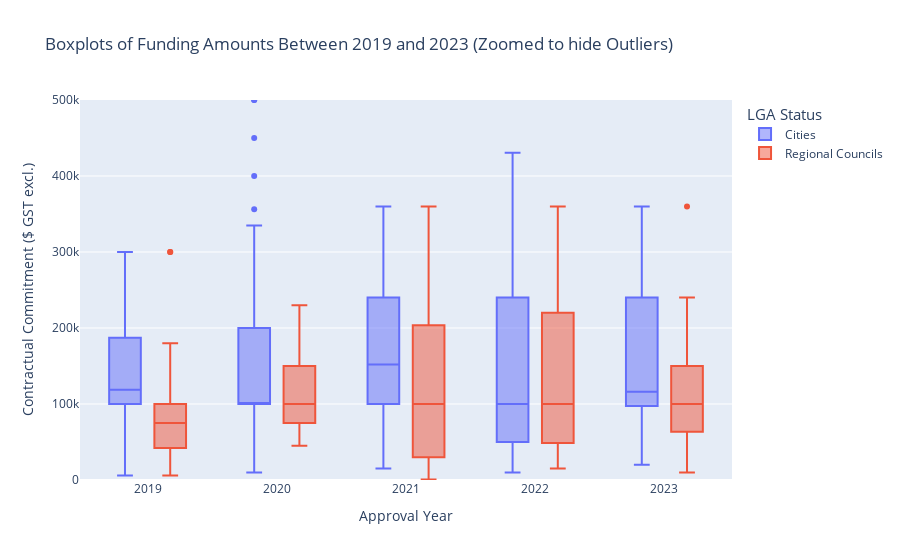

Notebook cell for this chart:
### Markdown cell above
This visualisation shows same the large outliers that were identified in the earlier analysis with more of these occuring in the earlier years. (Hover over to reveal the Project Name and other information). Using a boxplot though has the benefit of visualising exactly how much greater the outliers are than the rest of the distibuted grants.

In order to see the details of the box plots themselves it is necessary to zoom in to only grants under a certain funding value. This has been arbitarily chosen to hide grants over $500k as none in the top ten largest grants are below that number.

### Code cell
part_b_boxes1.update_yaxes(range=[0, 500000])
part_b_boxes1.update_layout(title = "Boxplots of Funding Amounts Between 2019 and 2023 (Zoomed to hide Outliers)")

### Figure 1 — Plotly figure (JSON) as saved in the notebook; plotly's stock layout.template omitted (floating-point values rounded to 4 significant figures; data arrays with more than 128 entries replaced by an {"elided": "..."} marker saying what was removed)
{"data": [{"alignmentgroup": "True", "customdata": {"elided": "297x2 str values"}, "hovertemplate": "<b>%{hovertext}</b><br><br>LGA Status=Cities<br>Approval Year=%{x}<br>Contractual Commitment ($ GST excl.)=%{y}<br>Recipient Name=%{customdata[0]}<br>Investment/Project Title=%{customdata[1]}<extra></extra>", "hovertext": {"elided": "297 str values"}, "legendgroup": "Cities", "marker": {"color": "#636efa"}, "name": "Cities", "notched": false, "offsetgroup": "Cities", "orientation": "v", "showlegend": true, "type": "box", "x": {"elided": "297 int values"}, "x0": " ", "xaxis": "x", "y": {"elided": "297 int values"}, "y0": " ", "yaxis": "y"}, {"alignmentgroup": "True", "customdata": {"elided": "97x2 str values"}, "hovertemplate": "<b>%{hovertext}</b><br><br>LGA Status=Regional Councils<br>Approval Year=%{x}<br>Contractual Commitment ($ GST excl.)=%{y}<br>Recipient Name=%{customdata[0]}<br>Investment/Project Title=%{customdata[1]}<extra></extra>", "hovertext": ["Regional Startup Hubs Support Program", "Regional Startup Hubs Support Program", "Regional Startup Hubs Support Program", "Regional Startup Hubs Support Program", "Regional Startup Hubs Support Program", "Regional Startup Hubs Support Program", "Regional Startup Hubs Support Program", "Rockhampton Technology and Innovation Centre", "Regional Startup Hubs Support Program", "Regional Startup Hubs Support Program", "Industry Research Fellowships", "Industry Research Fellowships", "Industry Research Fellowships", "Industry Research Fellowships", "Industry Research Fellowships", "Aboriginal and Torres Strait Islander PhD Scholarships", "Hot DesQ", "Hot DesQ", "Hot DesQ", "Ignite Ideas Fund", "Ignite Ideas Fund", "Ignite Ideas Fund", "Ignite Ideas Fund", "Ignite Ideas Fund", "Ignite Ideas Fund", "Ignite Ideas Fund", "Ignite Ideas Fund", "Regional Startup Hubs Support Program", "Regional Startup Hubs Support Program", "Regional Startup Hubs Support Program", "Regional Startup Hubs Support Program", "Startup Gladstone - EarlyPreneur Programme", "Sunramp Accelerator Program", "Regional Network Fund", "Regional Network Fund", "Queensland Connects", "Industry Research Fellowships", "Industry Research Fellowships", "Industry Research Fellowships", "Ignite Ideas Fund", "Ignite Ideas Fund", "Ignite Ideas Fund", "Ignite Ideas Fund", "Ignite Ideas Fund", "Deadly Innovation", "Advancing Regional Innovation Program", "Advancing Regional Innovation Program", "Agtech and Logistics Hub", "Open Innovation Challenge", "Queensland Connects", "Queensland Connects", "Ignite Ideas Fund", "Regional Futures - ED PUQRSIN", "Ignite Ideas Fund", "Industry Research Fellowships", "Industry Research Fellowships", "Industry Research Fellowships", "Industry Research Fellowships", "Regional Futures - ED PUQRSIN", "Regional Futures - ED PUQRSIN", "Regional Futures - Events and Activations", "Regional Futures - Events and Activations", "Regional Futures - Events and Activations", "Ignite Ideas Fund", "Ignite Ideas Fund", "Ignite Ideas Fund", "Ignite Ideas Fund", "Ignite Ideas Fund", "Deadly Innovation", "Regional Futures - ED Qld Con Teams", "Regional Futures - ED Qld Con Teams", "Regional Futures - ED Qld Con Teams", "Regional Network Fund", "Regional Futures - Events and Activations", "Regional Futures - ED TFN Cluster", "Regional Futures - Events and Activations", "Industry Research Fellowships", "Industry Research Fellowships", "Industry Research Fellowships", "Ignite Ideas Fund", "Ignite Ideas Fund", "Regional Futures - Collaborative Projects", "Regional Futures - Collaborative Projects", "Regional Futures - Collaborative Projects", "Regional Futures - Ecosystem Development", "Regional Futures - Events and Activations", "Ignite Ideas Fund", "Ignite Ideas Fund", "Ignite Ideas Fund", "Regional Futures - Collaborative Projects", "Female Founders Program", "Female Founders Program", "Female Founders Program", "Industry Research Fellowships", "Industry Research Fellowships", "Female Founders Program", "Female Founders Program"], "legendgroup": "Regional Councils", "marker": {"color": "#EF553B"}, "name": "Regional Councils", "notched": false, "offsetgroup": "Regional Councils", "orientation": "v", "showlegend": true, "type": "box", "x": [2019, 2019, 2019, 2019, 2019, 2019, 2019, 2019, 2019, 2019, 2019, 2019, 2019, 2019, 2019, 2019, 2019, 2019, 2019, 2019, 2019, 2019, 2019, 2019, 2019, 2019, 2019, 2019, 2019, 2019, 2019, 2019, 2020, 2020, 2020, 2020, 2020, 2020, 2020, 2020, 2020, 2020, 2020, 2020, 2020, 2020, 2020, 2020, 2020, 2020, 2020, 2021, 2021, 2021, 2021, 2021, 2021, 2021, 2021, 2021, 2021, 2021, 2021, 2021, 2021, 2021, 2021, 2021, 2021, 2021, 2021, 2021, 2021, 2022, 2022, 2022, 2022, 2022, 2022, 2022, 2022, 2022, 2022, 2022, 2022, 2023, 2023, 2023, 2023, 2023, 2023, 2023, 2023, 2023, 2023, 2023, 2023], "x0": " ", "xaxis": "x", "y": [75000, 75000, 75000, 43750, 21347, 75000, 75000, 2800000, 7500, 7500, 82440, 300000, 300000, 180000, 80000, 107084, 8000, 6000, 6000, 100000, 100000, 100000, 100000, 99500, 90000, 99462, 100000, 75000, 7500, 40290, 75000, 60000, 160000, 75000, 75000, 52668, 150000, 86952, 90000, 150000, 200000, 100000, 100000, 100000, 70000, 230000, 45000, 3000000, 74000, 96190, 100000, 150000, 203750, 100000, 360000, 240000, 160000, 240000, 203750, 203750, 680, 20000, 5000, 100000, 100000, 92400, 99560, 100000, 100000, 30000, 30000, 21726, 25108, 15250, 37500, 22000, 240000, 360000, 240000, 100000, 100000, 199676, 100000, 60000, 200000, 10000, 100000, 100000, 100000, 200000, 36960, 36650, 90000, 360000, 240000, 100000, 99944], "y0": " ", "yaxis": "y"}], "layout": {"autosize": true, "boxmode": "group", "legend": {"title": {"font": {"size": 15}, "text": "LGA Status"}, "tracegroupgap": 0}, "title": {"text": "Boxplots of Funding Amounts Between 2019 and 2023 (Zoomed to hide Outliers)"}, "xaxis": {"anchor": "y", "autorange": true, "domain": [0, 1], "range": [2018.0, 2024.0], "title": {"text": "Approval Year"}, "type": "linear"}, "yaxis": {"anchor": "x", "domain": [0, 1], "range": [0, 500000], "title": {"text": "Contractual Commitment ($ GST excl.)"}, "type": "linear"}}}
